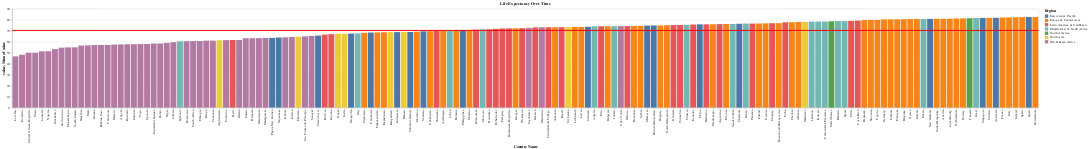

The code cell stored with this chart in its notebook:
### Code cell
slider = alt.binding_range(min=2011, max=2020, step=1, name='Year')
select_year = alt.selection_single(name="Year", fields=['Year'],
                                   bind=slider, init={'Year': 2011})

bar = alt.Chart(data_subset,title="Life Expectancy Over Time").mark_bar().encode(
    x=alt.X("Country Name:N", sort=alt.EncodingSortField(field="value")), y=alt.Y("value:Q"),tooltip=["Country Name:N","value:Q"],color="Region"
    ).add_selection(select_year).transform_filter(select_year
)

rule = alt.Chart(data_subset).mark_rule(color='red').encode(y='mean(value)',size=alt.SizeValue(3),tooltip=["mean(value):Q"]).transform_filter(
    select_year
)

(bar + rule)

### Figure 1 — Vega-Lite specification as saved in the notebook (floating-point values rounded to 4 significant figures; data arrays with more than 128 entries replaced by an {"elided": "..."} marker saying what was removed)
{"config": {"view": {"continuousWidth": 400, "continuousHeight": 300}}, "layer": [{"mark": "bar", "encoding": {"color": {"field": "Region", "type": "nominal"}, "tooltip": [{"field": "Country Name", "type": "nominal"}, {"field": "value", "type": "quantitative"}], "x": {"field": "Country Name", "sort": {"field": "value"}, "type": "nominal"}, "y": {"field": "value", "type": "quantitative"}}, "selection": {"Year": {"type": "single", "fields": ["Year"], "bind": {"input": "range", "max": 2020, "min": 2011, "name": "Year", "step": 1}, "init": {"Year": 2011}}}, "title": "Life Expectancy Over Time", "transform": [{"filter": {"selection": "Year"}}]}, {"mark": {"type": "rule", "color": "red"}, "encoding": {"size": {"value": 3}, "tooltip": [{"aggregate": "mean", "field": "value", "type": "quantitative"}], "y": {"aggregate": "mean", "field": "value", "type": "quantitative"}}, "transform": [{"filter": {"selection": "Year"}}]}], "data": {"name": "data-e0d8610f1ca0babf59dca5067ffc3ad4"}, "$schema": "https://vega.github.io/schema/vega-lite/v4.17.0.json", "datasets": {"data-e0d8610f1ca0babf59dca5067ffc3ad4": {"elided": "1560 records"}}}
